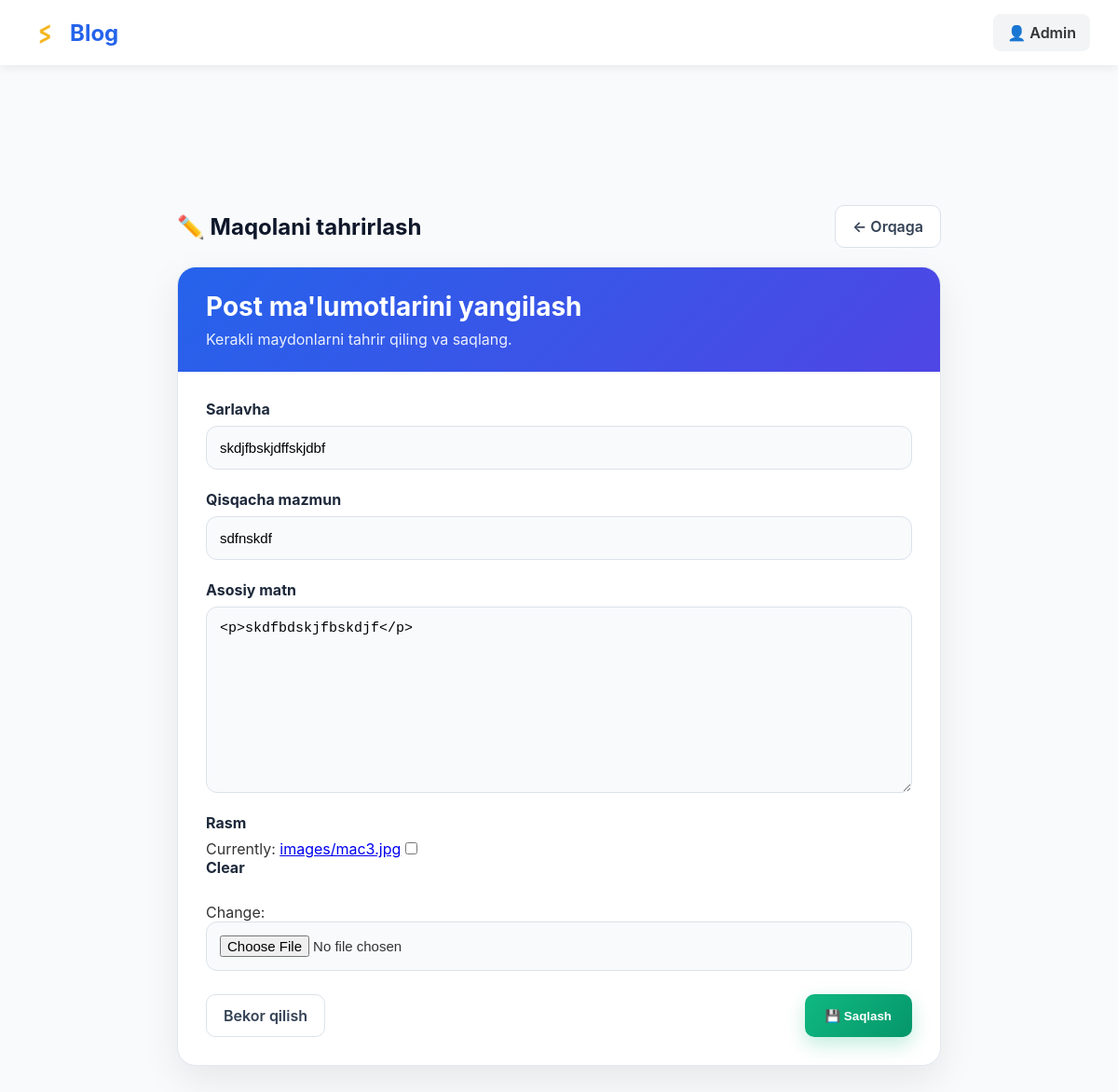
Page /articles/8/edit/ (signed in) on the committed database.
### accounts/models.py (models this page shows)
class CustomUser(AbstractUser):
    age = models.PositiveIntegerField(null=True, blank=True)

### articles/models.py (models this page shows, shortened)
class Article(models.Model):
    title = models.CharField(max_length=255)
    summary = models.CharField(max_length=200, blank=True)
    body = RichTextField()
    photo = models.ImageField(upload_to='images/', blank=True)
    date = models.DateTimeField(auto_now_add=True)
    author = models.ForeignKey(
        get_user_model(),
        on_delete=models.CASCADE,
    )

### articles/views.py (the view)
# urls.py: path('<int:pk>/edit/', ArticleUpdateView.as_view(), name="article_edit"),
class ArticleUpdateView(LoginRequiredMixin, UserPassesTestMixin, UpdateView):
    model = Article
    fields = ('title','summary', 'body','photo',)
    template_name = 'article_edit.html'
    def test_func(self):
        obj = self.get_object()
        return obj.author == self.request.user

### templates/article_edit.html (shortened to what this page needs)
{% extends 'base.html' %}
{% block content %}
<div class="container">
    <div style="display:flex;justify-content:space-between;align-items:center;margin-bottom:20px;">
        <h2 style="margin:0;color:#0f172a;">✏️ Maqolani tahrirlash</h2>
        <a href="javascript:history.back()" class="btn-back">
            ← Orqaga
        </a>
    </div>
    <div class="card">
        <div class="card-header">
            <h1>Post ma'lumotlarini yangilash</h1>
            <p style="margin-top:8px;opacity:.9;">
                Kerakli maydonlarni tahrir qiling va saqlang.
            </p>
        </div>
        <div class="card-body">
            <form method="post" enctype="multipart/form-data">
                <div class="form-group">
                    <label>Sarlavha</label>
                    {{ form.title }}
                </div>
                <div class="form-group">
                    <label>Qisqacha mazmun</label>
                    {{ form.summary }}
                </div>
                <div class="form-group">
                    <label>Asosiy matn</label>
                    {{ form.body }}
                </div>
                <div class="form-group">
                    <label>Rasm</label>
                    {{ form.photo }}
                </div>
                <div class="actions">
                    <a href="javascript:history.back()" class="btn-back">
                        Bekor qilish
                    </a>
                    <button type="submit" class="btn-save">
                        💾 Saqlash
                    </button>
                </div>
            </form>
        </div>
    </div>
</div>
{% endblock content %}

### templates/base.html (shortened to what this page needs)
{% load static %}
<!DOCTYPE html>
<html lang="uz">
<head>
</head>
<body>
<nav class="navbar">
    <a href="{% url 'home' %}" class="navbar-brand">
        <img src="{% static 'assets/img/logo.png' %}" width="35" alt="Logo">
        Blog
    </a>
    <div class="nav-actions">
        {% if user.is_authenticated %}
        <div class="dropdown">
            <a href="#" class="dropdown-toggle">
                👤 {{ user.username|title }}
            </a>
        </div>
        {% endif %}
    </div>
</nav>
<main>
    <div class="container">
        {% block content %}
        {% endblock content %}
    </div>
</main>
</body>
</html>

### templates/base.html (style rules this page uses)
* { margin:0; padding:0; box-sizing:border-box; }
body { font-family:Arial, sans-serif; background:#f5f7fa; color:#333; min-height:100vh; display:flex; flex-direction:column; }
.navbar { background:#fff; padding:15px 30px; display:flex; justify-content:space-between; align-items:center; box-shadow:0 2px 10px rgba(0,0,0,.08); }
.navbar-brand { text-decoration:none; color:#2563eb; font-size:24px; font-weight:bold; display:flex; align-items:center; gap:10px; }
.nav-actions { display:flex; align-items:center; gap:10px; }
.dropdown { position:relative; }
.dropdown-toggle { display:block; text-decoration:none; color:#333; background:#f3f4f6; padding:10px 15px; border-radius:8px; font-weight:600; }
main { flex:1; padding:30px 20px; }
.container { max-width:1100px; margin:auto; }

### templates/article_edit.html (style rules this page uses)
body { background:#f8fafc; font-family:-apple-system,BlinkMacSystemFont,'Segoe UI',Roboto,sans-serif; }
.container { max-width:900px; margin:40px auto; padding:20px; }
.card { background:#fff; border-radius:20px; overflow:hidden; box-shadow:0 15px 40px rgba(0,0,0,.08); border:1px solid #e2e8f0; }
.card-header { background:linear-gradient(135deg,#2563eb,#4f46e5); color:white; padding:25px 30px; }
.card-header h1 { margin:0; font-size:28px; }
.card-body { padding:30px; }
label { display:block; margin-bottom:8px; font-weight:700; color:#1e293b; }
input[type="text"], input[type="file"], textarea, select { width:100%; padding:14px; border:1px solid #dbe2ea; border-radius:12px; background:#f8fafc; font-size:15px; transition:.3s; box-sizing:border-box; }
.form-group { margin-bottom:22px; }
.actions { display:flex; justify-content:space-between; margin-top:25px; }
.btn-back { text-decoration:none; padding:12px 18px; border-radius:10px; border:1px solid #dbe2ea; color:#334155; background:white; font-weight:600; }
.btn-save { border:none; padding:12px 22px; border-radius:10px; background:linear-gradient(135deg,#10b981,#059669); color:white; font-weight:700; cursor:pointer; box-shadow:0 8px 20px rgba(16,185,129,.25); }

### rows in the picture
CustomUser: username "Admin"
Article: title "skdjfbskjdffskjdbf", summary "sdfnskdf", body "<p>skdfbdskjfbskdjf</p>"
